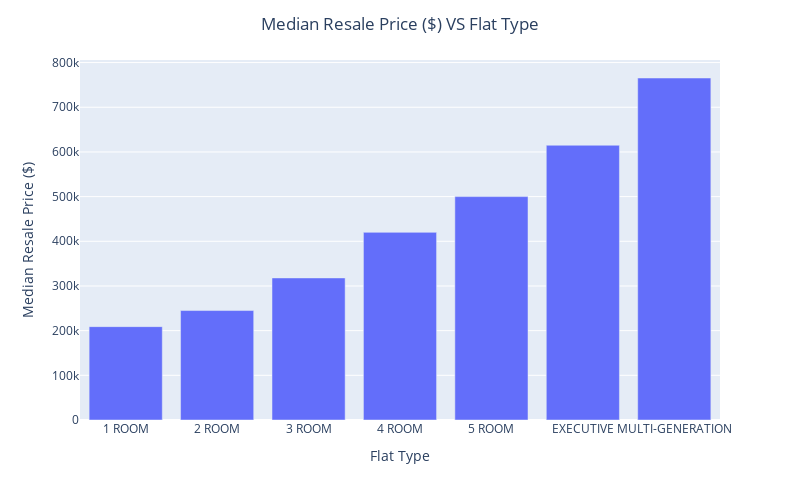

The notebook cell this image was saved under:
### Code cell
# Bar plot of Resale Price ($) VS Flat Type
fig2 = px.bar(x = median_resale_flat_type.index, 
              y = median_resale_flat_type, 
              width = 800, 
              height = 500)
fig2.update_layout(title = {'text' : 'Median Resale Price ($) VS Flat Type', 'x' : 0.5, 'xanchor' : 'center'}, xaxis_title_text='Flat Type', yaxis_title_text='Median Resale Price ($)')
fig2.update_traces(hovertemplate ='Flat Type: %{x}<br>Resale Price: $%{y}<br><extra></extra>')
fig2.show()

### Figure 1 — Plotly figure (JSON) as saved in the notebook; plotly's stock layout.template omitted (floating-point values rounded to 4 significant figures)
{"data": [{"hovertemplate": "Flat Type: %{x}<br>Resale Price: $%{y}<br><extra></extra>", "legendgroup": "", "marker": {"color": "#636efa", "pattern": {"shape": ""}}, "name": "", "orientation": "v", "showlegend": false, "textposition": "auto", "type": "bar", "x": ["1 ROOM", "2 ROOM", "3 ROOM", "4 ROOM", "5 ROOM", "EXECUTIVE", "MULTI-GENERATION"], "xaxis": "x", "y": [209000.0, 245000.0, 318000.0, 420000.0, 500000.0, 615000.0, 765500.0], "yaxis": "y"}], "layout": {"barmode": "relative", "height": 500, "legend": {"tracegroupgap": 0}, "margin": {"t": 60}, "title": {"text": "Median Resale Price ($) VS Flat Type", "x": 0.5, "xanchor": "center"}, "width": 800, "xaxis": {"anchor": "y", "domain": [0, 1], "title": {"text": "Flat Type"}}, "yaxis": {"anchor": "x", "domain": [0, 1], "title": {"text": "Median Resale Price ($)"}}}}
